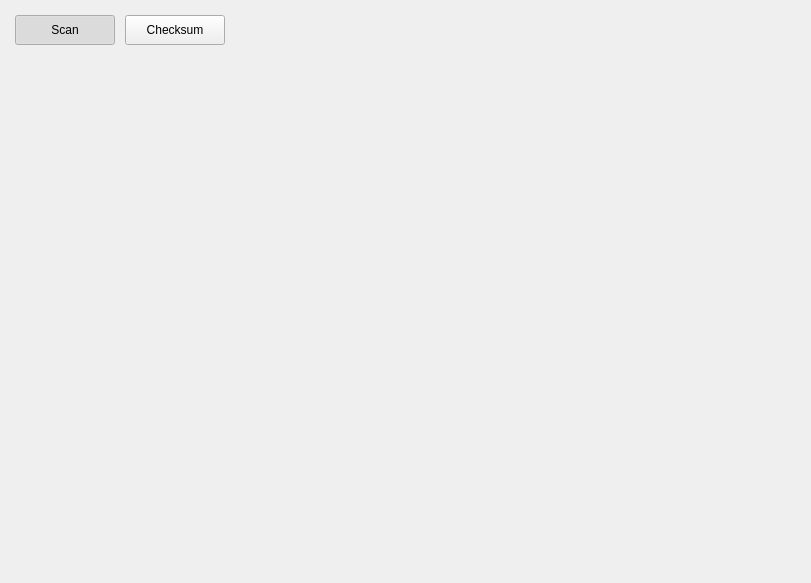
<?xml version="1.0" encoding="UTF-8"?>
<ui version="4.0">
 <class>AntivirusPage</class>
 <widget class="QWidget" name="AntivirusPage">
  <property name="geometry">
   <rect>
    <x>0</x>
    <y>0</y>
    <width>811</width>
    <height>583</height>
   </rect>
  </property>
  <property name="sizePolicy">
   <sizepolicy hsizetype="Expanding" vsizetype="Expanding">
    <horstretch>0</horstretch>
    <verstretch>0</verstretch>
   </sizepolicy>
  </property>
  <property name="windowTitle">
   <string notr="true">Antivirus</string>
  </property>
  <layout class="QGridLayout" name="gridLayout">
   <property name="leftMargin">
    <number>5</number>
   </property>
   <property name="topMargin">
    <number>5</number>
   </property>
   <property name="rightMargin">
    <number>5</number>
   </property>
   <property name="bottomMargin">
    <number>5</number>
   </property>
   <property name="spacing">
    <number>0</number>
   </property>
   <item row="0" column="0">
    <widget class="QWidget" name="antiviruswidget" native="true">
     <property name="sizePolicy">
      <sizepolicy hsizetype="Expanding" vsizetype="Expanding">
       <horstretch>0</horstretch>
       <verstretch>0</verstretch>
      </sizepolicy>
     </property>
     <layout class="QVBoxLayout" name="verticalLayout">
      <property name="spacing">
       <number>0</number>
      </property>
      <property name="leftMargin">
       <number>0</number>
      </property>
      <property name="topMargin">
       <number>0</number>
      </property>
      <property name="rightMargin">
       <number>0</number>
      </property>
      <property name="bottomMargin">
       <number>0</number>
      </property>
      <item>
       <widget class="QWidget" name="subPageButtons" native="true">
        <property name="sizePolicy">
         <sizepolicy hsizetype="Expanding" vsizetype="Expanding">
          <horstretch>0</horstretch>
          <verstretch>0</verstretch>
         </sizepolicy>
        </property>
        <property name="minimumSize">
         <size>
          <width>0</width>
          <height>50</height>
         </size>
        </property>
        <property name="maximumSize">
         <size>
          <width>16777215</width>
          <height>50</height>
         </size>
        </property>
        <widget class="QPushButton" name="btnVirusScan">
         <property name="geometry">
          <rect>
           <x>10</x>
           <y>10</y>
           <width>100</width>
           <height>30</height>
          </rect>
         </property>
         <property name="cursor">
          <cursorShape>PointingHandCursor</cursorShape>
         </property>
         <property name="text">
          <string>Scan</string>
         </property>
         <property name="checkable">
          <bool>true</bool>
         </property>
         <property name="checked">
          <bool>true</bool>
         </property>
         <attribute name="buttonGroup">
          <string notr="true">scanBtnGroup</string>
         </attribute>
        </widget>
        <widget class="QPushButton" name="btnCheckSum">
         <property name="geometry">
          <rect>
           <x>120</x>
           <y>10</y>
           <width>100</width>
           <height>30</height>
          </rect>
         </property>
         <property name="cursor">
          <cursorShape>PointingHandCursor</cursorShape>
         </property>
         <property name="text">
          <string>Checksum</string>
         </property>
         <property name="checkable">
          <bool>true</bool>
         </property>
         <attribute name="buttonGroup">
          <string notr="true">scanBtnGroup</string>
         </attribute>
        </widget>
       </widget>
      </item>
      <item>
       <widget class="QWidget" name="widget" native="true"/>
      </item>
     </layout>
    </widget>
   </item>
  </layout>
 </widget>
 <resources/>
 <connections/>
 <buttongroups>
  <buttongroup name="scanBtnGroup"/>
 </buttongroups>
</ui>
